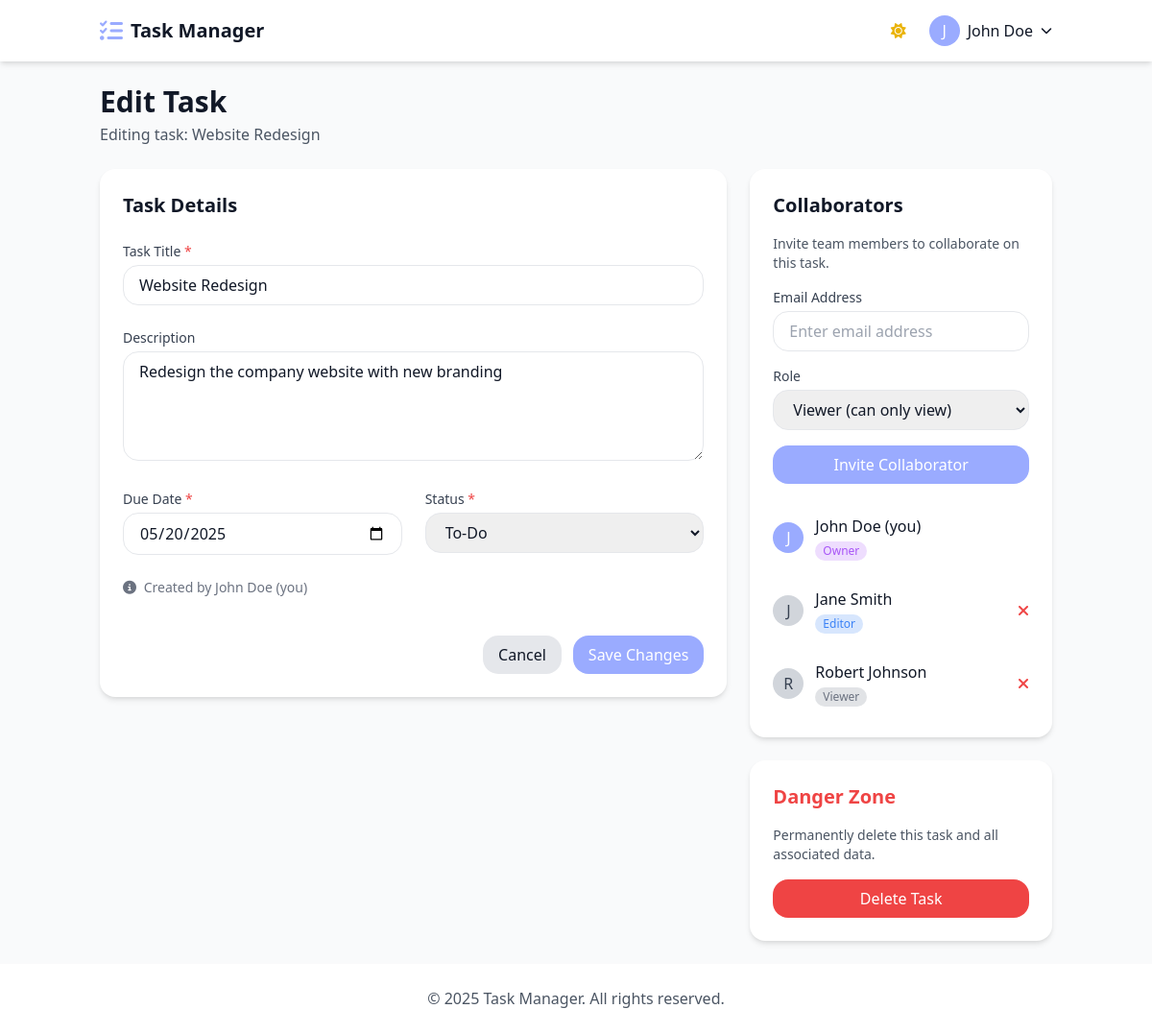
Page /dashboard/edit_task.php?id=1 (signed in) on the committed database.
### tables this page shows
CREATE TABLE users (
    id INT AUTO_INCREMENT PRIMARY KEY,
    name VARCHAR(100) NOT NULL,
    email VARCHAR(100) NOT NULL UNIQUE,
    password_hash VARCHAR(255) NOT NULL,
    created_at DATETIME NOT NULL,
    last_login DATETIME NULL,
    INDEX (email)
);

CREATE TABLE tasks (
    id INT AUTO_INCREMENT PRIMARY KEY,
    title VARCHAR(100) NOT NULL,
    description TEXT NULL,
    due_date DATE NOT NULL,
    status ENUM('To-Do', 'In Progress', 'Done') NOT NULL DEFAULT 'To-Do',
    created_by INT NOT NULL,
    created_at DATETIME NOT NULL,
    updated_at DATETIME NOT NULL,
    FOREIGN KEY (created_by) REFERENCES users(id) ON DELETE CASCADE,
    INDEX (created_by),
    INDEX (status),
    INDEX (due_date)
);

CREATE TABLE task_collaborators (
    id INT AUTO_INCREMENT PRIMARY KEY,
    task_id INT NOT NULL,
    user_id INT NOT NULL,
    role ENUM('Viewer', 'Editor', 'Owner') NOT NULL DEFAULT 'Viewer',
    created_at DATETIME NOT NULL,
    FOREIGN KEY (task_id) REFERENCES tasks(id) ON DELETE CASCADE,
    FOREIGN KEY (user_id) REFERENCES users(id) ON DELETE CASCADE,
    UNIQUE KEY (task_id, user_id),
    INDEX (user_id)
);

### dashboard/edit_task.php (the view, shortened to what the rows shown need)
<?php
$pageHeader = 'Edit Task';
require_once '../includes/db.php';
require_once '../includes/functions.php';
$taskId = (int)$_GET['id'];
$db = Database::getInstance();
$userId = $_SESSION['user_id'];
$task = $db->getRow(
    "SELECT t.*, u.name as creator_name
     FROM tasks t
     JOIN users u ON t.created_by = u.id
     WHERE t.id = ?",
    [$taskId]
);
if (!$task || !hasTaskPermission($taskId, $task['created_by'] == $userId ? 'Owner' : 'Editor')) {
    redirect(APP_URL . '/dashboard/tasks.php');
}
$pageDescription = 'Editing task: ' . $task['title'];
$collaborators = $db->getRows(
    "SELECT tc.*, u.name, u.email
     FROM task_collaborators tc
     JOIN users u ON tc.user_id = u.id
     WHERE tc.task_id = ?
     ORDER BY tc.created_at",
    [$taskId]
);
$formData = [
    'title' => $task['title'],
    'description' => $task['description'],
    'due_date' => $task['due_date'],
    'status' => $task['status']
];
include '../includes/header.php';
?>
<div class="grid grid-cols-1 lg:grid-cols-3 gap-6">
    <div class="lg:col-span-2">
        <div class="bg-white dark:bg-gray-800 rounded-2xl shadow-soft p-6">
            <h2 class="text-xl font-bold mb-6">Task Details</h2>
            <form method="POST" action="<?= APP_URL ?>/dashboard/edit_task.php?id=<?= $taskId ?>" class="space-y-6">
                <div>
                    <label for="title" class="block text-sm font-medium text-gray-700 dark:text-gray-300 mb-1">
                        Task Title <span class="text-red-500">*</span>
                    </label>
                    <input
                        type="text"
                        id="title"
                        name="title"
                        value="<?= htmlspecialchars($formData['title']) ?>"
                        class="w-full px-4 py-2 border rounded-2xl focus:ring-primary focus:border-primary dark:bg-gray-700 dark:border-gray-600 dark:text-white"
                        placeholder="Enter task title"
                        <?= $task['created_by'] != $userId && !hasTaskPermission($taskId, 'Editor') ? 'readonly' : '' ?>
                    >
                </div>
                <div>
                    <label for="description" class="block text-sm font-medium text-gray-700 dark:text-gray-300 mb-1">
                        Description
                    </label>
                    <textarea
                        id="description"
                        name="description"
                        rows="4"
                        class="w-full px-4 py-2 border rounded-2xl focus:ring-primary focus:border-primary dark:bg-gray-700 dark:border-gray-600 dark:text-white"
                        placeholder="Enter task description"
                        <?= $task['created_by'] != $userId && !hasTaskPermission($taskId, 'Editor') ? 'readonly' : '' ?>
                    ><?= htmlspecialchars($formData['description']) ?></textarea>
                </div>
                <div class="grid grid-cols-1 md:grid-cols-2 gap-6">
                    <div>
                        <label for="status" class="block text-sm font-medium text-gray-700 dark:text-gray-300 mb-1">
                            Status <span class="text-red-500">*</span>
                        </label>
                        <select
                            id="status"
                            name="status"
                            class="w-full px-4 py-2 border rounded-2xl focus:ring-primary focus:border-primary dark:bg-gray-700 dark:border-gray-600 dark:text-white"
                            <?= $task['created_by'] != $userId && !hasTaskPermission($taskId, 'Editor') ? 'disabled' : '' ?>
                        >
                            <option value="To-Do" <?= $formData['status'] === 'To-Do' ? 'selected' : '' ?>>To-Do</option>
                        </select>
                    </div>
                </div>
                <div>
                    <p class="text-sm text-gray-500 dark:text-gray-400">
                        <i class="fas fa-info-circle mr-1"></i>
                        Created by <?= $task['creator_name'] ?> <?= $task['created_by'] == $userId ? '(you)' : '' ?>
                    </p>
                </div>
            </form>
        </div>
    </div>
    <div>
        <div class="bg-white dark:bg-gray-800 rounded-2xl shadow-soft p-6 mb-6">
            <h2 class="text-xl font-bold mb-4">Collaborators</h2>
            <div class="space-y-3">
                <div class="flex items-center py-2">
                    <div class="w-8 h-8 rounded-full bg-primary flex items-center justify-center text-white mr-3">
                        <?= strtoupper(substr($task['creator_name'], 0, 1)) ?>
                    </div>
                    <div>
                        <div class="font-medium"><?= htmlspecialchars($task['creator_name']) ?> <?= $task['created_by'] == $userId ? '(you)' : '' ?></div>
                        <div class="text-xs bg-purple-500/20 text-purple-500 px-2 py-0.5 rounded-full inline-block">
                            Owner
                        </div>
                    </div>
                </div>
                <?php if (!empty($collaborators)): ?>
                    <?php foreach ($collaborators as $collaborator): ?>
                        <div class="flex items-center justify-between py-2">
                            <div class="flex items-center">
                                <div class="w-8 h-8 rounded-full bg-gray-300 dark:bg-gray-600 flex items-center justify-center text-gray-700 dark:text-gray-300 mr-3">
                                    <?= strtoupper(substr($collaborator['name'], 0, 1)) ?>
                                </div>
                                <div>
                                    <div class="font-medium"><?= htmlspecialchars($collaborator['name']) ?> <?= $collaborator['user_id'] == $userId ? '(you)' : '' ?></div>
                                    <div class="text-xs
                                        <?php
                                        if ($collaborator['role'] === 'Owner') echo 'bg-purple-500/20 text-purple-500';
                                        elseif ($collaborator['role'] === 'Editor') echo 'bg-blue-500/20 text-blue-500';
                                        else echo 'bg-gray-500/20 text-gray-500';
                                        ?>
                                        px-2 py-0.5 rounded-full inline-block">
                                        <?= $collaborator['role'] ?>
                                    </div>
                                </div>
                            </div>
                            <?php if ($task['created_by'] == $userId): ?>
                                <button
                                    class="remove-collaborator text-red-500 hover:text-red-600"
                                    data-collaborator-id="<?= $collaborator['id'] ?>"
                                    data-collaborator-name="<?= htmlspecialchars($collaborator['name']) ?>"
                                >
                                    <i class="fas fa-times"></i>
                                </button>
                            <?php endif; ?>
                        </div>
                    <?php endforeach; ?>
                <?php else: ?>
                    <div class="text-center py-3 text-gray-500 dark:text-gray-400">
                        No collaborators yet
                    </div>
                <?php endif; ?>
            </div>
        </div>
        <?php if ($task['created_by'] == $userId): ?>
            <div class="bg-white dark:bg-gray-800 rounded-2xl shadow-soft p-6">
                <h2 class="text-xl font-bold mb-4 text-red-500">Danger Zone</h2>
            </div>
        <?php endif; ?>
    </div>
</div>
<?php include '../includes/footer.php'; ?>

### includes/header.php (shortened to what the rows shown need)
<?php
require_once __DIR__ . '/functions.php';
$user = null;
if (isLoggedIn()) {
    $user = getUserData();
}
?>
<!DOCTYPE html>
<html lang="en">
<head>
    <script src="https://cdn.tailwindcss.com"></script>
    <link rel="stylesheet" href="https://cdnjs.cloudflare.com/ajax/libs/font-awesome/6.4.0/css/all.min.css">
    <link rel="stylesheet" href="<?= APP_URL ?>/css/custom.css">
</head>
<body class="bg-gray-50 dark:bg-gray-900 text-gray-900 dark:text-gray-100 min-h-screen flex flex-col transition-colors duration-200">
    <header class="bg-white dark:bg-gray-800 shadow-soft">
        <div class="container mx-auto px-4 py-4">
            <div class="flex justify-between items-center">
                <div class="flex items-center space-x-4">
                    <?php if ($user): ?>
                        <div class="relative" x-data="{ open: false }">
                            <button @click="open = !open" class="flex items-center space-x-2 focus:outline-none">
                                <div class="w-8 h-8 rounded-full bg-primary flex items-center justify-center text-white">
                                    <?= strtoupper(substr($user['name'], 0, 1)) ?>
                                </div>
                                <span class="hidden md:block"><?= htmlspecialchars($user['name']) ?></span>
                                <i class="fas fa-chevron-down text-xs"></i>
                            </button>
                        </div>
                    <?php endif; ?>
                </div>
            </div>
        </div>
    </header>
    <main class="flex-grow container mx-auto px-4 py-6">
        <?php if (isset($pageHeader)): ?>
            <div class="mb-6">
                <h1 class="text-2xl md:text-3xl font-bold"><?= $pageHeader ?></h1>
                <?php if (isset($pageDescription)): ?>
                    <p class="text-gray-600 dark:text-gray-400 mt-1"><?= $pageDescription ?></p>
                <?php endif; ?>
            </div>
        <?php endif; ?>

### rows in the picture
users: name "J", name "John Doe"
tasks: title "Editing task: Website Redesign", title "Website Redesign", description "Redesign the company website with new branding", status "To-Do", created_by.name "John Doe", created_by.name "J"
task_collaborators: user.name "J", user.name "Jane Smith", role "Editor"
task_collaborators: user.name "R", user.name "Robert Johnson", role "Viewer"

### other values in the picture
APP_NAME "Task Manager"
$pageHeader "Edit Task"
